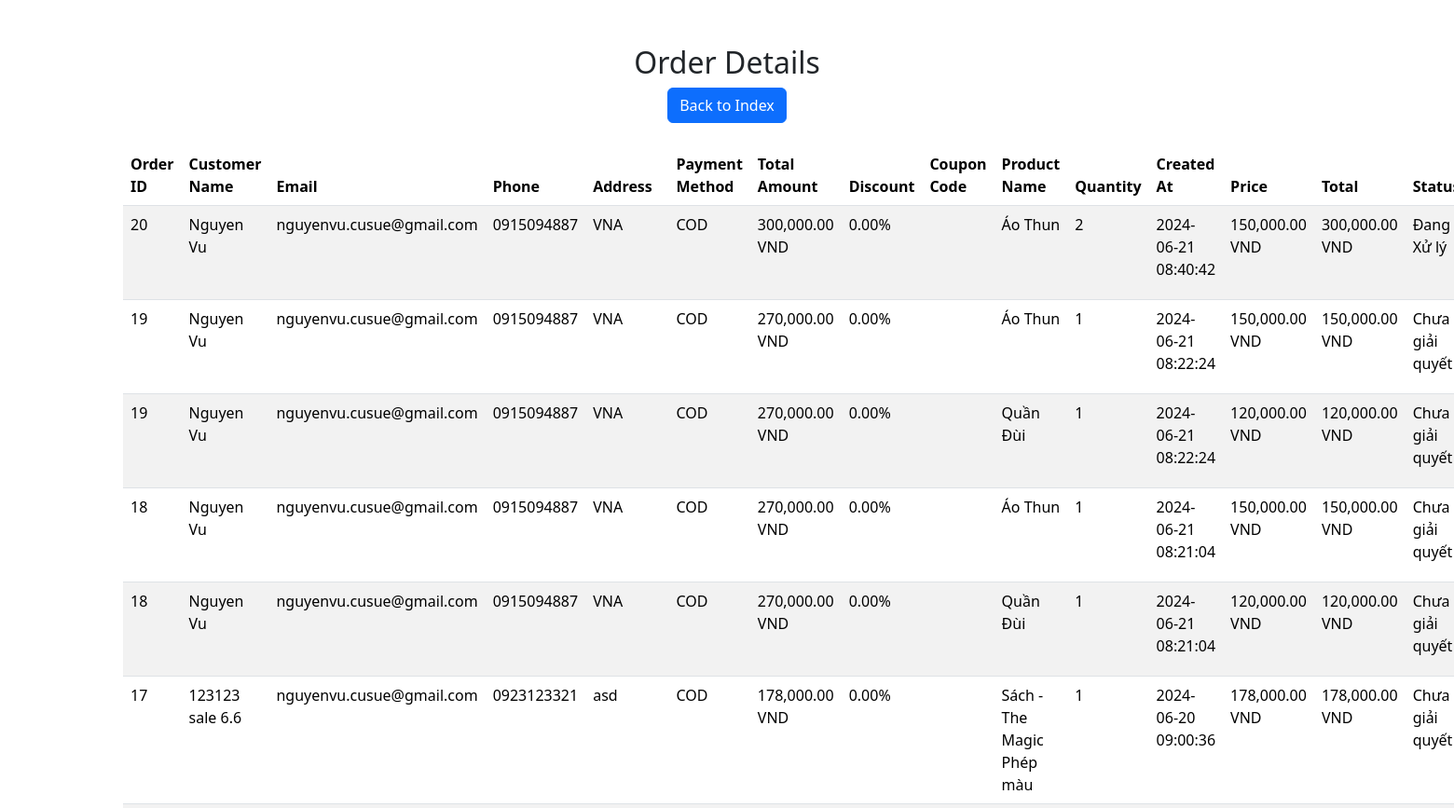
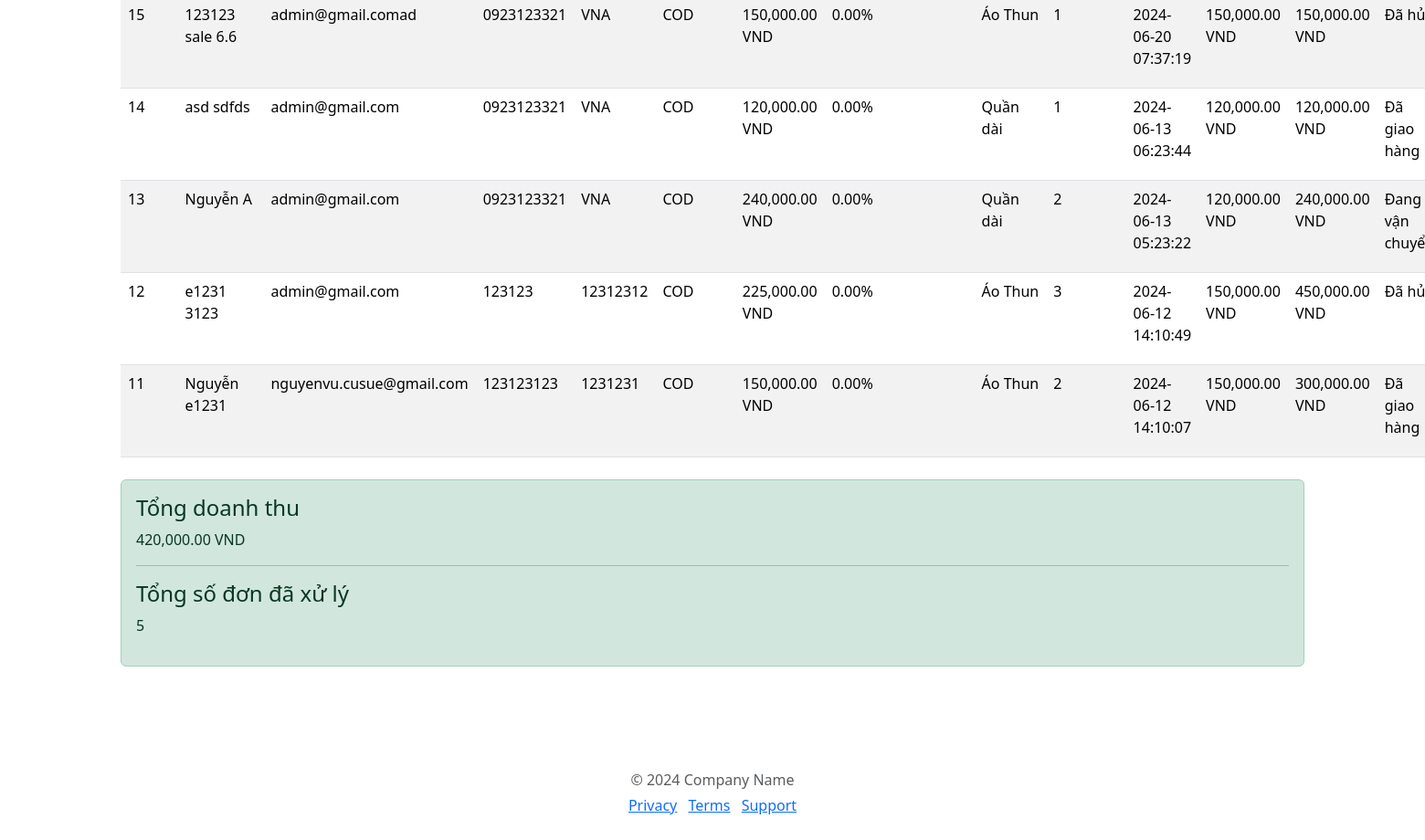
The app's page /dashmin-1.0.0/order_details.php with its own data (2 pictures, top to bottom).
### tables this page shows
CREATE TABLE `order_details` (
  `order_detail_id` int(11) NOT NULL,
  `order_id` int(11) NOT NULL,
  `product_name` varchar(255) NOT NULL,
  `quantity` int(11) NOT NULL,
  `price` decimal(10,2) NOT NULL,
  `total` decimal(10,2) NOT NULL,
  `total_amount` decimal(10,2) NOT NULL,
  `customer_name` varchar(255) NOT NULL,
  `customer_email` varchar(255) NOT NULL,
  `customer_phone` varchar(50) NOT NULL,
  `customer_address` text NOT NULL,
  `created_at` timestamp NOT NULL DEFAULT current_timestamp()
);

CREATE TABLE `orders` (
  `order_id` int(11) NOT NULL,
  `customer_name` varchar(255) NOT NULL,
  `customer_email` varchar(255) NOT NULL,
  `customer_phone` varchar(50) NOT NULL,
  `customer_address` text NOT NULL,
  `payment_method` varchar(50) NOT NULL,
  `total_amount` decimal(10,2) NOT NULL,
  `discount` decimal(10,2) DEFAULT 0.00,
  `coupon_code` varchar(50) DEFAULT NULL,
  `created_at` timestamp NOT NULL DEFAULT current_timestamp(),
  `status` int(1) NOT NULL DEFAULT 1,
  `user_id` int(11) NOT NULL
);

### dashmin-1.0.0/DBUtil.php (called while the page is built, shortened)
<?php
include "Database.php";
class DBUntil
{
    private $connection = null;
    function __construct()
    {
        $db = new Database(HOST, USERNAME, PASSWORD, DB_NAME);
        $this->connection = $db->getConnection();
    }
    public function select($sql, $params = [])
    {
        $stmt = $this->connection->prepare($sql);
        $stmt->execute($params);
        $stmt->setFetchMode(PDO::FETCH_ASSOC);
        return $stmt->fetchAll();
    }
}
?>

### dashmin-1.0.0/Database.php (called while the page is built, shortened)
<?php
class Database
{
    private $host;
    private $username;
    private $password;
    private $dbname;
    public function __construct($host, $username, $password, $dbname)
    {
        $this->host = $host;
        $this->password = $password;
        $this->username = $username;
        $this->dbname = $dbname;
    }
    public function getConnection()
    {
        try {
            $url = "mysql:host=" . $this->host . ";dbname=" . $this->dbname . ";username=" . $this->username . "";
            $this->connection = new PDO($url, $this->username, $this->password);
            $this->connection->setAttribute(PDO::ATTR_ERRMODE, PDO::ERRMODE_EXCEPTION);
            return $this->connection;
        } catch (\Exception $e) {
            echo "Error: " . $e->getMessage();
            return null;
        }
    }
}

### config/status_orderconfig.php (called while the page is built, shortened)
<?php
function getStatusText($status) {
    switch ($status) {
        case 1:
            return "Chưa giải quyết";
        case 2:
            return "Đang Xử lý";
        case 3:
            return "Đang vận chuyển";
        case 4:
            return "Đã giao hàng";
        case 5:
            return "Đã hủy";
    }
}

### dashmin-1.0.0/order_details.php (the view, shortened to what this page needs)
<?php
include_once('./DBUtil.php');
include_once('../config/status_orderconfig.php');
$dbHelper = new DBUntil();
$orders = $dbHelper->select("
    SELECT o.order_id AS order_id, o.customer_name, o.customer_email, o.customer_phone, o.customer_address, o.payment_method,
           o.total_amount, o.discount, o.coupon_code, o.created_at, o.status, od.product_name, od.quantity, od.price, od.total
    FROM orders o
    JOIN order_details od ON o.order_id = od.order_id
    ORDER BY o.order_id DESC
");
$totalRevenue = 0;
$totalProcessedOrders = 0;
foreach ($orders as $order) {
    if ($order['status'] == 4) {
        $totalRevenue += $order['total'];
    }
    if ($order['status'] != 1 && $order['status'] != 0 && $order['status'] != 2) {
        $totalProcessedOrders++;
    }
}
?>
<!DOCTYPE html>
<html lang="en">
<head>
    <link href="https://cdn.jsdelivr.net/npm/bootstrap@5.3.3/dist/css/bootstrap.min.css" rel="stylesheet">
</head>
<body>
    <div class="container py-5">
        <div class="text-center">
            <h2>Order Details</h2>
            <a href="index.php" class="btn btn-primary">Back to Index</a>
        </div>
        <div class="row mt-4">
            <div class="col-md-12">
                <?php if (!empty($orders)) : ?>
                    <table class="table table-striped">
                        <thead>
                            <tr>
                                <th scope="col">Order ID</th>
                                <th scope="col">Customer Name</th>
                                <th scope="col">Email</th>
                                <th scope="col">Phone</th>
                                <th scope="col">Address</th>
                                <th scope="col">Payment Method</th>
                                <th scope="col">Total Amount</th>
                                <th scope="col">Discount</th>
                                <th scope="col">Coupon Code</th>
                                <th scope="col">Product Name</th>
                                <th scope="col">Quantity</th>
                                <th scope="col">Created At</th>
                                <th scope="col">Price</th>
                                <th scope="col">Total</th>
                                <th scope="col">Status</th>
                            </tr>
                        </thead>
                        <tbody>
                            <?php foreach ($orders as $order) : ?>
                                <tr>
                                    <td><?php echo $order['order_id']; ?></td>
                                    <td><?php echo htmlspecialchars($order['customer_name']); ?></td>
                                    <td><?php echo htmlspecialchars($order['customer_email']); ?></td>
                                    <td><?php echo htmlspecialchars($order['customer_phone']); ?></td>
                                    <td><?php echo htmlspecialchars($order['customer_address']); ?></td>
                                    <td><?php echo htmlspecialchars($order['payment_method']); ?></td>
                                    <td><?php echo number_format($order['total_amount'], 2); ?> VND</td>
                                    <td><?php echo number_format($order['discount'], 2); ?>%</td>
                                    <td><?php echo htmlspecialchars($order['coupon_code']); ?></td>
                                    <td><?php echo htmlspecialchars($order['product_name']); ?></td>
                                    <td><?php echo $order['quantity']; ?></td>
                                    <td><?php echo $order['created_at']; ?></td>
                                    <td><?php echo number_format($order['price'], 2); ?> VND</td>
                                    <td><?php echo number_format($order['total'], 2); ?> VND</td>
                                    <td><?php echo getStatusText($order['status']); ?></td>
                                </tr>
                            <?php endforeach; ?>
                        </tbody>
                    </table>
                    <div class="alert alert-success mt-4">
                        <h4 class="alert-heading">Tổng doanh thu</h4>
                        <p><?php echo number_format($totalRevenue, 2); ?> VND</p>
                        <hr>
                        <h4 class="alert-heading">Tổng số đơn đã xử lý</h4>
                        <p><?php echo $totalProcessedOrders; ?></p>
                    </div>
                <?php else : ?>
                    <div class="alert alert-warning mt-4" role="alert">
                        Không có đơn hàng nào để hiển thị.
                    </div>
                <?php endif; ?>
            </div>
        </div>
        <footer class="my-5 pt-5 text-muted text-center text-small">
            <p class="mb-1">&copy; 2024 Company Name</p>
            <ul class="list-inline">
                <li class="list-inline-item"><a href="#">Privacy</a></li>
                <li class="list-inline-item"><a href="#">Terms</a></li>
                <li class="list-inline-item"><a href="#">Support</a></li>
            </ul>
        </footer>
    </div>
</body>
</html>

### records on screen
order_details: order.order_id "20", order.customer_name "Nguyen Vu", order.customer_email "nguyenvu.cusue@gmail.com", order.customer_phone "0915094887", order.customer_address "VNA", order.payment_method "COD", order.total_amount "300,000.00", order.discount "0.00", product_name "Áo Thun", quantity "2", order.created_at "2024-06-21 08:40:42", price "150,000.00", total "300,000.00", order.status "Đang Xử lý"
order_details: order.order_id "19", order.customer_name "Nguyen Vu", order.customer_email "nguyenvu.cusue@gmail.com", order.customer_phone "0915094887", order.customer_address "VNA", order.payment_method "COD", order.total_amount "270,000.00", order.discount "0.00", product_name "Áo Thun", quantity "1", order.created_at "2024-06-21 08:22:24", price "150,000.00", total "150,000.00", order.status "Chưa giải quyết"
order_details: order.order_id "19", order.customer_name "Nguyen Vu", order.customer_email "nguyenvu.cusue@gmail.com", order.customer_phone "0915094887", order.customer_address "VNA", order.payment_method "COD", order.total_amount "270,000.00", order.discount "0.00", product_name "Quần Đùi", quantity "1", order.created_at "2024-06-21 08:22:24", price "120,000.00", total "120,000.00", order.status "Chưa giải quyết"
order_details: order.order_id "18", order.customer_name "Nguyen Vu", order.customer_email "nguyenvu.cusue@gmail.com", order.customer_phone "0915094887", order.customer_address "VNA", order.payment_method "COD", order.total_amount "270,000.00", order.discount "0.00", product_name "Áo Thun", quantity "1", order.created_at "2024-06-21 08:21:04", price "150,000.00", total "150,000.00", order.status "Chưa giải quyết"
order_details: order.order_id "18", order.customer_name "Nguyen Vu", order.customer_email "nguyenvu.cusue@gmail.com", order.customer_phone "0915094887", order.customer_address "VNA", order.payment_method "COD", order.total_amount "270,000.00", order.discount "0.00", product_name "Quần Đùi", quantity "1", order.created_at "2024-06-21 08:21:04", price "120,000.00", total "120,000.00", order.status "Chưa giải quyết"
order_details: order.order_id "17", order.customer_name "123123 sale 6.6", order.customer_email "nguyenvu.cusue@gmail.com", order.customer_phone "0923123321", order.customer_address "asd", order.payment_method "COD", order.total_amount "178,000.00", order.discount "0.00", product_name "Sách - The Magic Phép màu", quantity "1", order.created_at "2024-06-20 09:00:36", price "178,000.00", total "178,000.00", order.status "Chưa giải quyết"
order_details: order.order_id "15", order.customer_name "123123 sale 6.6", order.customer_email "admin@gmail.comad", order.customer_phone "0923123321", order.customer_address "VNA", order.payment_method "COD", order.total_amount "150,000.00", order.discount "0.00", product_name "Áo Thun", quantity "1", order.created_at "2024-06-20 07:37:19", price "150,000.00", total "150,000.00", order.status "Đã…"
order_details: order.order_id "14", order.customer_name "asd sdfds", order.customer_email "admin@gmail.com", order.customer_phone "0923123321", order.customer_address "VNA", order.payment_method "COD", order.total_amount "120,000.00", order.discount "0.00", product_name "Quần dài", quantity "1", order.created_at "2024-06-13 06:23:44", price "120,000.00", total "120,000.00", order.status "Đã giao hàng"
order_details: order.order_id "13", order.customer_name "Nguyễn A", order.customer_email "admin@gmail.com", order.customer_phone "0923123321", order.customer_address "VNA", order.payment_method "COD", order.total_amount "240,000.00", order.discount "0.00", product_name "Quần dài", quantity "2", order.created_at "2024-06-13 05:23:22", price "120,000.00", total "240,000.00", order.status "Đang vận…"
order_details: order.order_id "12", order.customer_name "e1231 3123", order.customer_email "admin@gmail.com", order.customer_phone "123123", order.customer_address "12312312", order.payment_method "COD", order.total_amount "225,000.00", order.discount "0.00", product_name "Áo Thun", quantity "3", order.created_at "2024-06-12 14:10:49", price "150,000.00", total "450,000.00", order.status "Đã…"
order_details: order.order_id "11", order.customer_name "Nguyễn e1231", order.customer_email "nguyenvu.cusue@gmail.com", order.customer_phone "123123123", order.customer_address "1231231", order.payment_method "COD", order.total_amount "150,000.00", order.discount "0.00", product_name "Áo Thun", quantity "2", order.created_at "2024-06-12 14:10:07", price "150,000.00", total "300,000.00", order.status "Đã giao hàng"

### other values on screen
$totalRevenue "420,000.00"
$totalProcessedOrders "5"
